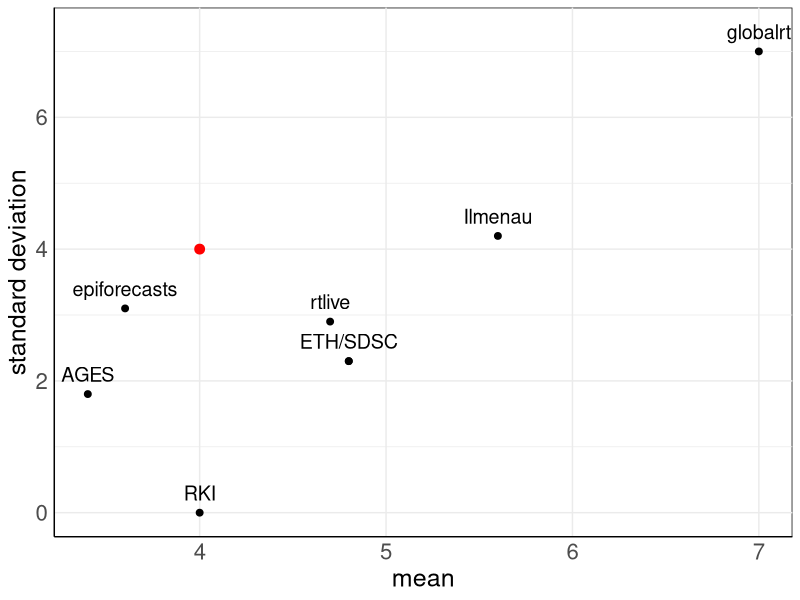
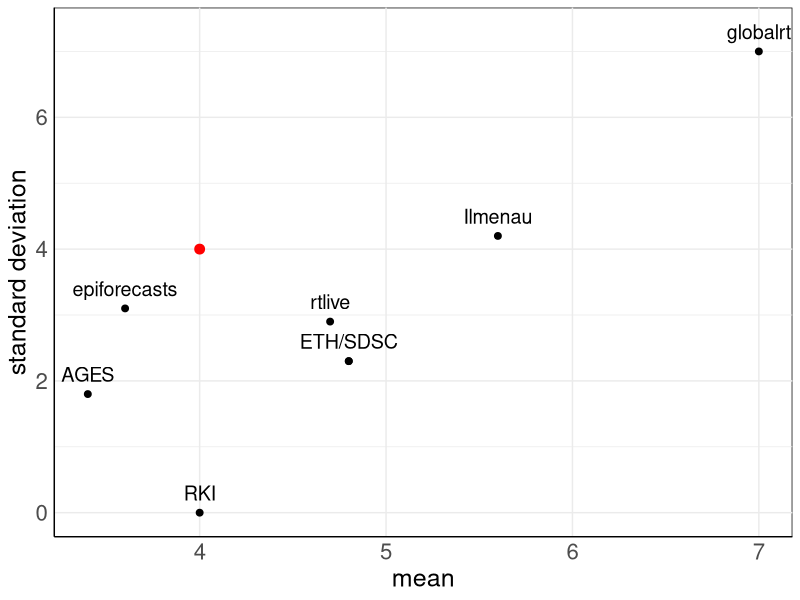

Recreate these plots in R, in order.
library(ggplot2)

# parameter combinations used in papers
gt_dist <- c("gamma", "constant", "ad hoc", "gamma", "gamma", "gamma", "lognorm", "exponential")
mean_gt <- c(4.8,      4,          5.6,      4.8,    3.4,     3.6,     4.7,       7)
sd_gt <-   c(2.3,      0,          4.2,      2.3,    1.8,     3.1,     2.9,       7)

gtds <- data.frame(gtd=gt_dist, gt_mean=mean_gt, gt_sd=sd_gt)
methods <- c("ETH", "RKI", "Ilmenau", "SDSC", "AGES", "epiforecasts", "rtlive", "globalrt")
rownames(gtds) <- methods

# plot assumed mean and sd of generation times
gtd_scatterplot <- ggplot(data = gtds, aes(x = gt_mean, y = gt_sd)) +
  labs(x = "mean", y = "standard deviation") +
  theme_minimal() +
  theme(
    axis.text=element_text(size=16),
    axis.title=element_text(size=18),
    axis.line = element_line(),
    axis.line.y.right = element_line(),
    axis.line.x.top = element_line(),
    legend.position = "bottom",
    panel.grid.minor.x = element_line(colour = "transparent"),
    panel.background = element_rect(fill = "transparent")
  ) +
  geom_point(size = 2) +
  geom_text(label=c("ETH/SDSC", "RKI", "Ilmenau", "SDSC", "AGES", "epiforecasts", "rtlive", "globalrt"),
            nudge_y = 0.3, check_overlap = TRUE, size = 5) + 
  geom_point(data = data.frame(gt_mean=4, gt_sd=4), colour = "red", size = 3)
print(gtd_scatterplot)
ggsave(gtd_scatterplot, filename = "D:/EllasDaten/Uni/Wirtschaftsingenieurwesen/6Semester/Bachelorarbeit/Code/Figures/gtd_scatterplot.pdf",  bg = "transparent",
       width = 8, height = 5)
